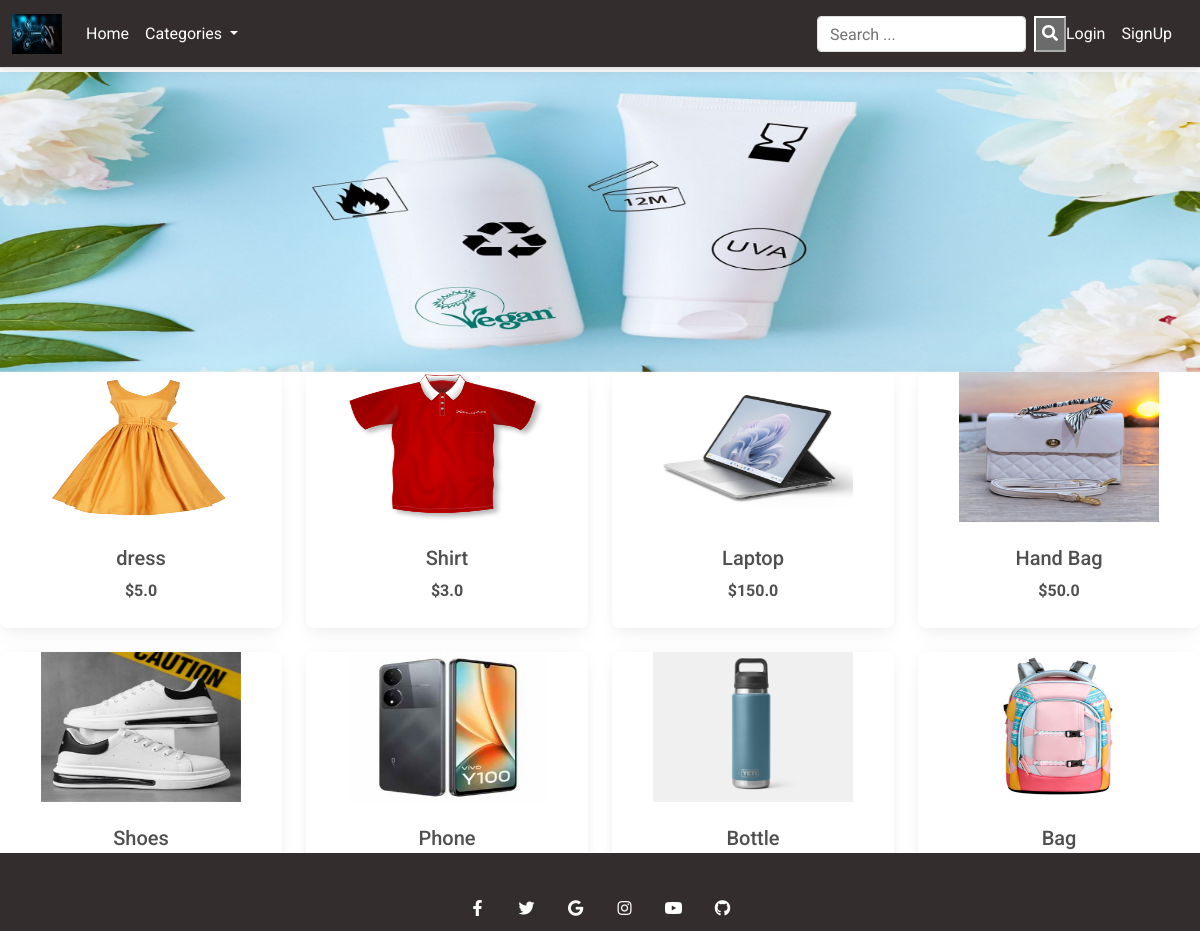
Screenshot of /products/ with the database file from the repository.
### eccommerce/models.py (models this page shows, shortened)
class Product(models.Model):
    title = models.CharField(max_length=100)
    image = models.ImageField(upload_to='item_images/',blank=True,null=True)
    price = models.FloatField()
    discount_price = models.FloatField(blank="True", null="True")
    category = models.CharField(choices = CATEGORY_CHOICES,max_length=2,blank=True,null=True)
    slug = models.SlugField()
    description = models.TextField()
    def get_absolute_url(self):
        return reverse ("product",kwargs={
            'slug':self.slug
        })

### eccommerce/views.py (the view)
# urls.py: path("products/",ProductList.as_view(),name = 'products'),
class ProductList(ListView):
    model = Product
    template_name = "eccomerce/Home.html"

### eccommerce/templates/eccomerce/Home.html (shortened to what this page needs)
{% extends "eccomerce/base.html" %}
{% load static %}
{% block banner %}
<div id="carouselExampleInterval" class="carousel slide" data-bs-ride="carousel">
  <div class="carousel-inner">
    <div class="carousel-item active" data-bs-interval="10000">
      <img src="{% static 'images/banner/product.jpg' %}" class="d-block w-100 " alt="..." height="300">
    </div>
  </div>
  <button class="carousel-control-prev" type="button" data-bs-target="#carouselExampleInterval" data-bs-slide="prev">
    <span class="carousel-control-prev-icon" aria-hidden="true"></span>
  </button>
  <button class="carousel-control-next" type="button" data-bs-target="#carouselExampleInterval" data-bs-slide="next">
    <span class="carousel-control-next-icon" aria-hidden="true"></span>
  </button>
</div>
{% endblock banner %}
{% block content %}
  <main>
      <section>
        <div class="text-center">
          <div class="row">
            {% for item in object_list %}
            <div class="col-lg-3 col-md-6 mb-4">
              <div class="card">
                <div class="bg-image hover-zoom ripple ripple-surface ripple-surface-light"
                  data-mdb-ripple-color="light">
                  <img src="{{ item.image.url }}" alt="{{ item.title }}" width="200" height="150">
                </div>
                <div class="card-body">
                  <a href="{{ item.get_absolute_url}}" class="text-reset">
                    <h5 class="card-title mb-2">{{ item.title }}</h5>
                  </a>
                  {% if item.discount_price%}
                  <strong>
                    ${{item.discount_price}}
                  </strong>
                  {% else %}
                  <strong>
                    ${{item.price}}
                  </strong>
                  {% endif %}
                </div>
              </div>
            </div>
            {% endfor %}
          </div>
        </div>
      </section>
  </main>
{% endblock content %}

### rows the page displays
Product: image (picture), title "dress", price "5.0"
Product: image (picture), title "Shirt", price "3.0"
Product: image (picture), title "Laptop", discount_price "150.0"
Product: image (picture), title "Hand Bag", price "50.0"
Product: image (picture), title "Shoes"
Product: image (picture), title "Phone"
Product: image (picture), title "Bottle"
Product: image (picture), title "Bag"
